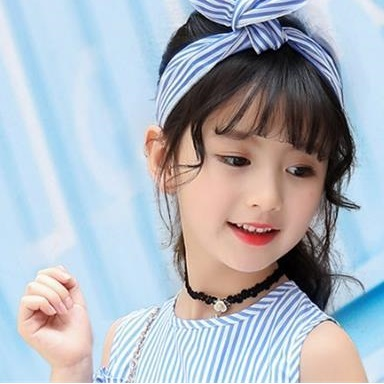
#> input picture exp3/input/girl.jpg, 384 x 384 px, found by its file name; the run also reads 1 picture not shown here
$ python wsvd_batch_test.py
#> lines starting #> are read from the running program, lines starting #| are printed output that depends on the picture; long printed decimals are rounded
### exp3/wsvd.py
from __future__ import annotations

import argparse
import os
from pathlib import Path
from typing import Dict, Tuple

import numpy as np
from PIL import Image
import pywt


def load_rgb_image_float01(path: str | Path) -> np.ndarray:
    """
    加载RGB图像并归一化到[0,1]范围

    Args:
        path: 图像文件路径

    Returns:
        归一化的RGB图像数组，形状为(H, W, 3)，数值范围[0,1]
    """
    path = Path(path)
    img = Image.open(path).convert("RGB")  # 确保是RGB格式
#> img is the input picture: PIL image 384x384 RGB; mean R, G, B 173.4, 180.5, 190.1
    arr = np.asarray(img, dtype=np.float64) / 255.0  # 归一化到[0,1]
    return arr


# [13 lines left out: function save_rgb_image_float01, not called in this run]


def pad_to_square(image: np.ndarray) -> Tuple[np.ndarray, Tuple[int, int]]:
    """
    将图像填充为方阵，便于后续SVD分解

    数学原理：SVD分解通常在方阵上进行效果更好，因此需要将非方形的低频系数矩阵
    通过零填充扩展为方阵。

    Args:
        image: 输入的2D图像数组

    Returns:
        padded: 填充后的方形数组
        (row, col): 原始图像尺寸，用于后续裁剪
    """
    row, col = image.shape
    standard = max(row, col)  # 取较大的维度作为方阵边长
    padded = np.zeros((standard, standard), dtype=image.dtype)

    # 将原图像放置在左上角
    if row <= col:
        padded[:row, :] = image
    else:
        padded[:, :col] = image
    return padded, (row, col)


def wavemarksvd_like(
    data_rgb: np.ndarray,
    alpha: float,
    seed: int,
    wavelet: str,
    level: int,
    ratio: float,
) -> Dict[str, np.ndarray]:
    """
    W-SVD水印嵌入主函数 - 基于小波变换和奇异值分解的数字水印技术

    数学原理：
    1. 小波分解：img -> LL(低频), LH,HL,HH(高频)
    2. SVD分解：CA = U·Σ·V^T (其中CA为低频系数LL)
    3. 正交矩阵替换：用随机正交矩阵替换U,V的部分列
    4. 水印生成：watermark = U_new·diag(σ_tilda)·V_new^T
    5. 嵌入：CA_watermarked = CA + α·watermark

    Args:
        data_rgb: 输入RGB图像，形状(H,W,3)，数值范围[0,1]
        alpha: 水印嵌入强度因子，控制水印可见性与鲁棒性平衡
        seed: 随机种子，确保水印的可重复性
        wavelet: 小波类型，如'db1','haar'等
        level: 小波分解层数，通常为1-3
        ratio: 替换比例，决定替换正交矩阵的列数比例

    Returns:
        包含水印图像和相关参数的字典
    """
#> called with alpha = 0.5, seed = 1234, wavelet = 'db1', level = 1, ratio = 0.8
    # === 步骤1: 载体图像预处理 ===
    data = np.asarray(data_rgb, dtype=np.float64)
    if data.ndim != 3 or data.shape[2] != 3:
        raise ValueError("wavemarksvd_like 期望输入为 RGB 图像（H×W×3）")

    # 选择红色通道作为载体（也可选择其他通道或灰度化）
    datared = data[:, :, 0]  # 提取红色通道
    row, col = datared.shape

    # === 步骤2: 小波分解和低频提取 ===
    # 对原始图像进行小波分解，获取真实的低频系数尺寸（用于最终裁剪）
    coeffs_real = pywt.wavedec2(datared, wavelet, level=level)
#> coeffs_real = 2 items
    CA_real = coeffs_real[0]  # 低频系数LL
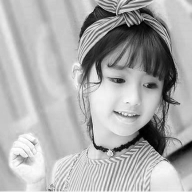
#> CA_real: shape (192, 192) float64; min 0, max 2, mean 1.36; drawn with min black and max white
    real_CA_shape = CA_real.shape  # 记录真实低频系数形状

    # 为确保SVD计算效果，将图像填充为方阵
    new, orig_shape = pad_to_square(datared)
#> orig_shape = (384, 384)

    # 对填充后的方形图像进行小波分解
    coeffs = pywt.wavedec2(new, wavelet, level=level)
#> coeffs = 2 items
    CA = coeffs[0]  # 提取低频系数（LL子带）
    d1, d2 = CA.shape
    if d1 != d2:
        raise RuntimeError(f"最深层 CA 非方阵：shape={CA.shape}")
    d = d1  # 方阵维度

    # === 步骤3: 低频系数归一化 ===
    # 将低频系数归一化到[0,1]范围，便于后续水印嵌入和防止溢出
    CAmin = float(CA.min())
#> CAmin = 0
    CAmax = float(CA.max())
#> CAmax = 2
    eps = 1e-12  # 防止除零
    CA_norm = (CA - CAmin) / (CAmax - CAmin + eps)  # 归一化: [CAmin,CAmax] -> [0,1]

    # === 步骤4: SVD分解 ===
    # 对归一化的低频系数进行奇异值分解: CA_norm = U·Σ·V^T
    U, sigma, Vt = np.linalg.svd(CA_norm, full_matrices=True)
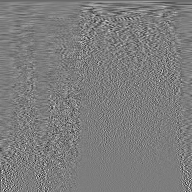
#> Vt: shape (192, 192) float64; min -0.515, max 0.532, mean -0.000398; drawn with min black and max white
#> sigma = 192 values, max 133 at index 0, min 0.000168 at index 191, mean 1.79
    V = Vt.T  # 转置得到V矩阵

    # === 步骤5: 计算替换列数 ===
    # 根据ratio参数确定要替换的正交矩阵列数
    np_cap = int(round(d * ratio))  # 替换列数 = 矩阵维度 × 替换比例
    np_cap = max(1, min(np_cap, d))  # 确保在合理范围[1, d]内

    # === 步骤6: 生成随机正交矩阵 ===
    # 使用固定种子生成伪随机数，确保水印的可重复性
    rng = np.random.RandomState(seed)

    # 生成随机矩阵并通过QR分解得到正交矩阵
    # 数学原理: 任意矩阵A可通过QR分解得到A=Q·R，其中Q为正交矩阵
    M_V = rng.rand(d, np_cap) - 0.5  # 生成[-0.5, 0.5]范围的随机矩阵
    Q_V, _ = np.linalg.qr(M_V)       # QR分解得到正交矩阵Q_V

    M_U = rng.rand(d, np_cap) - 0.5  # 同样生成U对应的随机矩阵
    Q_U, _ = np.linalg.qr(M_U)       # QR分解得到正交矩阵Q_U

    # === 步骤7: 正交矩阵列替换 ===
    # 保存原始U,V矩阵副本，用于后续相关性计算
    U2 = U.copy()
    V2 = V.copy()

    # 用随机生成的正交矩阵列替换原始SVD矩阵的后np_cap列
    # 数学原理: 替换后的矩阵仍保持正交性，但改变了原始的奇异向量结构
    U[:, d - np_cap : d] = Q_U[:, :np_cap]  # 替换U矩阵的后np_cap列
    V[:, d - np_cap : d] = Q_V[:, :np_cap]  # 替换V矩阵的后np_cap列

    # === 步骤8: 生成水印奇异值 ===
    # 生成新的随机奇异值序列
    sigma_rand = rng.rand(d)                    # 生成随机数序列
    sigma_sorted = np.sort(sigma_rand)[::-1]    # 降序排列（符合奇异值特性）
    sigma_tilda = alpha * sigma_sorted          # 乘以嵌入强度因子α

    # === 步骤9: 生成水印模板 ===
    # 使用修改后的正交矩阵和新奇异值重构水印模板
    # 数学公式: watermark = U_new · diag(σ_tilda) · V_new^T
    watermark = U @ np.diag(sigma_tilda) @ V.T
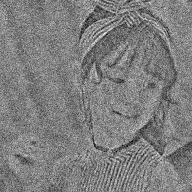
#> watermark: shape (192, 192) float64; min -0.0964, max 0.102, mean 0.00253; drawn with min black and max white

    # === 步骤10: 计算正交矩阵相关性 ===
    # 相关性用于评估水印嵌入对原始矩阵结构的影响程度
    def corr2(a: np.ndarray, b: np.ndarray) -> float:
        """计算两个矩阵的皮尔逊相关系数"""
        a_flat = a.ravel().astype(np.float64)
        b_flat = b.ravel().astype(np.float64)
        if a_flat.size == 0 or b_flat.size == 0:
            return 0.0
        a_mean = a_flat.mean()
#> a_mean = -0.00119
        b_mean = b_flat.mean()
#> b_mean = -0.000382
        a_z = a_flat - a_mean  # 中心化
        b_z = b_flat - b_mean
        denom = float(np.linalg.norm(a_z) * np.linalg.norm(b_z))
#> denom = 192
        if denom == 0.0:
            return 0.0
        return float(np.dot(a_z, b_z) / denom)  # 皮尔逊相关系数

    # 计算修改前后U,V矩阵的相关性
    correlationU = corr2(U, U2)  # U矩阵相关性
#> correlationU = 0.193
    correlationV = corr2(V, V2)  # V矩阵相关性
#> correlationV = 0.201

    # === 步骤11: 水印嵌入 ===
    # 将水印模板叠加到归一化的低频系数上
    CA_tilda_norm = CA_norm + watermark  # 加性水印嵌入
    CA_tilda_norm = np.clip(CA_tilda_norm, 0.0, 1.0)  # 裁剪到[0,1]范围，防止溢出

    # === 步骤12: 反归一化 ===
    # 将嵌入水印后的归一化系数恢复到原始灰度范围
    CA_tilda_real = (CAmax - CAmin) * CA_tilda_norm + CAmin  # [0,1] -> [CAmin,CAmax]

    # 裁剪到真实的低频系数尺寸（去除之前的填充）
    h_ll, w_ll = real_CA_shape
    waterCA = CA_tilda_real[:h_ll, :w_ll]  # 裁剪为原始低频系数尺寸

    # === 步骤13: 生成纯水印图像（可选，用于可视化） ===
    # 使用水印模板和原始高频系数重构纯水印图像
    coeffs_wm = [watermark] + list(coeffs[1:])  # 用水印替换低频，保持高频不变
#> coeffs_wm = 2 items
    watermark2_full = pywt.waverec2(coeffs_wm, wavelet)  # 小波逆变换
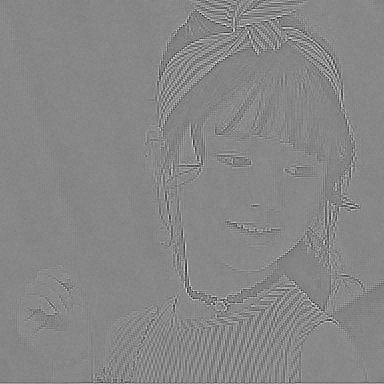
#> watermark2_full: shape (384, 384) float64; min -0.428, max 0.383, mean 0.00127; drawn with min black and max white

    # 裁剪到原始图像尺寸
    r0, c0 = orig_shape
#> r0 = 384; c0 = 384
    if r0 <= c0:
        watermark2 = watermark2_full[:r0, :]
    else:
        watermark2 = watermark2_full[:, :c0]

    # === 步骤14: 重构含水印图像 ===
    # 使用嵌入水印后的低频系数和原始高频系数重构图像
    coeffs_new = [CA_tilda_real] + list(coeffs[1:])  # 替换低频系数
#> coeffs_new = 2 items
    watermarked_padded = pywt.waverec2(coeffs_new, wavelet)  # 小波逆变换重构图像

    # 裁剪到原始图像尺寸
    if r0 <= c0:
        watermarkimage = watermarked_padded[:r0, :]
    else:
        watermarkimage = watermarked_padded[:, :c0]

    # === 步骤15: 生成RGB水印图像 ===
    # 将含水印的单通道图像合成为RGB图像
    watermarkimagergb = data.copy()  # 复制原始RGB数据
    watermarkimagergb[:, :, 0] = watermarkimage  # 替换红色通道

    # === 步骤16: 整理输出信息 ===
    # 收集所有中间结果和参数，便于分析和调试
    info: Dict[str, np.ndarray] = {
        "CA": CA,                                    # 原始低频系数
        "CA_norm": CA_norm,                          # 归一化低频系数
        "CA_tilda_norm": CA_tilda_norm,             # 嵌入水印后的归一化系数
        "CA_tilda_real": CA_tilda_real,             # 反归一化后的含水印系数
        "watermark": watermark,                      # 水印模板
        "waterCA": waterCA,                          # 裁剪后的含水印低频系数
        "watermark2": watermark2,                    # 纯水印图像
        "CAmin": np.array([CAmin]),                 # 低频系数最小值
        "CAmax": np.array([CAmax]),                 # 低频系数最大值
        "U": U,                                      # 修改后的左奇异向量矩阵
        "V": V,                                      # 修改后的右奇异向量矩阵
        "sigma_tilda": sigma_tilda,                 # 水印奇异值
        "correlationU": np.array([correlationU]),   # U矩阵相关性
        "correlationV": np.array([correlationV]),   # V矩阵相关性
        "real_CA_shape": np.array(real_CA_shape),   # 真实低频系数形状
    }

    return {
        "watermarkimagergb": watermarkimagergb,  # 含水印的RGB图像
        "watermarkimage": watermarkimage,        # 含水印的单通道图像
        "waterCA": waterCA,                      # 含水印的低频系数
        "watermark2": watermark2,                # 纯水印图像
        "correlationU": correlationU,            # U矩阵相关性
        "correlationV": correlationV,            # V矩阵相关性
        "info": info,                            # 详细参数信息
    }

# [44 lines left out: functions build_arg_parser, main, not called in this run]


# [2 lines that do not run on import are left out]

### exp3/wsvd_detect.py
from __future__ import annotations

import argparse
from pathlib import Path
from typing import List, Tuple

import numpy as np
import matplotlib.pyplot as plt
from scipy.fft import dctn
import pywt

plt.rcParams["font.sans-serif"] = ["SimHei", "Microsoft YaHei", "SimSun"]
plt.rcParams["axes.unicode_minus"] = False

from wsvd import load_rgb_image_float01, wavemarksvd_like


def normalized_correlation(x: np.ndarray, y: np.ndarray) -> float:
    """
    计算两个矩阵的归一化相关系数

    数学公式: d = (W · W'^T) / (||W|| · ||W'||)

    Args:
        x: 第一个矩阵（如原始水印模板W）
        y: 第二个矩阵（如待测水印模板W'）

    Returns:
        归一化相关系数，范围[-1, 1]，值越接近1表示相似度越高
    """
    x_flat = x.ravel().astype(np.float64)  # 展平为一维数组
    y_flat = y.ravel().astype(np.float64)

    num = float(np.dot(x_flat, y_flat))    # 计算内积 W·W'^T
    denom = float(np.linalg.norm(x_flat) * np.linalg.norm(y_flat))  # 计算模长乘积
    if denom == 0.0:
        return 0.0
    return num / denom  # 归一化相关系数


def compute_watermark_templates(
    cover_rgb: np.ndarray,
    test_rgb: np.ndarray,
    alpha: float,
    seed: int,
    wavelet: str,
    level: int,
    ratio: float,
) -> Tuple[np.ndarray, np.ndarray]:
    """
    计算原始水印模板W和待测水印模板W'

    检测原理：
    1. 从原始封面图像提取低频系数C (realCA)
    2. 重走嵌入步骤得到理论含水印系数A (waterCA)
    3. 从待测图像提取低频系数B (CA_test)
    4. 原始水印模板: W = A - C
    5. 待测水印模板: W' = B - C

    Args:
        cover_rgb: 原始封面RGB图像
        test_rgb: 待检测RGB图像
        alpha, seed, wavelet, level, ratio: 水印嵌入参数

    Returns:
        (realwatermark, testwatermark): 原始水印模板W和待测水印模板W'
    """
    # === 步骤1: 提取红色通道 ===
    cover_r = cover_rgb[:, :, 0]  # 原始封面图像红色通道
    test_r = test_rgb[:, :, 0]    # 待测图像红色通道

    # === 步骤2: 重走嵌入过程获取理论含水印系数A ===
    # 使用相同参数对原始图像进行水印嵌入，获取理论上的含水印低频系数
    embed_result = wavemarksvd_like(
        cover_rgb,
        alpha=alpha,
        seed=seed,
        wavelet=wavelet,
        level=level,
        ratio=ratio,
    )
#> embed_result = 7 items
    waterCA = embed_result["waterCA"]  # 理论含水印低频系数A

    # === 步骤3: 提取待测图像的低频系数B ===
    coeffs_test = pywt.wavedec2(test_r, wavelet, level=level)
#> coeffs_test = 2 items
    CA_test = coeffs_test[0]  # 待测图像低频系数B

    # === 步骤4: 提取原始封面图像的低频系数C ===
    coeffs_real = pywt.wavedec2(cover_r, wavelet, level=level)
#> coeffs_real = 2 items
    realCA = coeffs_real[0]  # 原始封面低频系数C

    # === 步骤5: 计算水印模板 ===
    realwatermark = waterCA - realCA    # 原始水印模板: W = A - C
    testwatermark = CA_test - realCA    # 待测水印模板: W' = B - C
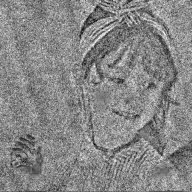
#> testwatermark: shape (192, 192) float64; min -0.0529, max 0.245, mean 0.105; drawn with min black and max white
    return realwatermark, testwatermark


def detect_once(
    cover_path: str | Path,
    test_path: str | Path,
    alpha: float,
    seed: int,
    wavelet: str = "db1",
    level: int = 1,
    ratio: float = 0.8,  # 与嵌入代码保持一致
)-> Tuple[float, float]:
    """
    对单个种子进行水印检测

    检测流程：
    1. 计算原始水印模板W和待测水印模板W'
    2. 计算空域相关性d = corr(W, W')
    3. 计算DCT域相关性d^ = corr(DCT(W), DCT(W'))

    Args:
        cover_path: 原始封面图像路径
        test_path: 待检测图像路径
        alpha: 嵌入强度（需与嵌入时一致）
        seed: 随机种子（需与嵌入时一致）
        wavelet: 小波类型
        level: 小波分解层数
        ratio: 替换比例

    Returns:
        (corr_coef, corr_DCTcoef): 空域相关性和DCT域相关性
    """
    # === 步骤1: 加载图像 ===
    cover_rgb = load_rgb_image_float01(cover_path)  # 原始封面图像
    test_rgb = load_rgb_image_float01(test_path)    # 待检测图像

    # === 步骤2: 计算水印模板 ===
    W, Wp = compute_watermark_templates(
        cover_rgb,
        test_rgb,
        alpha=alpha,
        seed=seed,
        wavelet=wavelet,
        level=level,
        ratio=ratio,
    )

    # === 步骤3: 计算空域相关性d ===
    # 直接计算原始水印模板W和待测水印模板W'的相关性
    corr_coef = normalized_correlation(W, Wp)
#> in normalized_correlation, `num = float(np.dot(x_flat, y_flat))    # 计算内积 W·W'^T`: num = 41.49
#> in normalized_correlation, `denom = float(np.linalg.norm(x_flat) * np.linalg.norm(y_flat))`: denom = 158.7
#> corr_coef = 0.261

    # === 步骤4: 计算DCT域相关性d^ ===
    # 对水印模板进行二维DCT变换
    W_dct = dctn(W, type=2, norm=None)    # 原始水印模板的DCT变换
    Wp_dct = dctn(Wp, type=2, norm=None)  # 待测水印模板的DCT变换

    # 选取DCT变换后的左上角子块（通常32x32或更小）
    h, w = W_dct.shape
    d_block = min(32, max(h, w))  # 子块大小，最大32
    Wb = W_dct[:d_block, :d_block].copy()   # 原始水印DCT子块
    Wpb = Wp_dct[:d_block, :d_block].copy() # 待测水印DCT子块

    # 将DC分量（0,0位置）置零，只考虑AC分量
    Wb[0, 0] = 0.0
#> Wb: shape (32, 32) float64; min -245.5, max 191.8, mean -0.7
    Wpb[0, 0] = 0.0
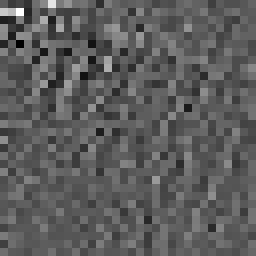
#> Wpb: shape (32, 32) float64 (shown 8 times larger); min -174.1, max 303.7, mean -0.2; drawn with min black and max white

    # 计算DCT域相关性
    corr_DCTcoef = normalized_correlation(Wb, Wpb)
#> corr_DCTcoef = 0.781

    print(f"检测 seed={seed} 的结果：")
    print(f"  小波系数相关性 corr_coef     = {corr_coef:.6f}")
#|   小波系数相关性 corr_coef     = 0.2614
    print(f"  DCT 后小波系数相关性 corr_DCT = {corr_DCTcoef:.6f}")
#|   DCT 后小波系数相关性 corr_DCT = 0.7806
    return corr_coef, corr_DCTcoef


# [177 lines left out: functions scan_seeds, build_arg_parser, main, not called in this run]


# [2 lines that do not run on import are left out]

### exp3/wsvd_batch_test.py
import os
import glob
import matplotlib.pyplot as plt
import numpy as np
from wsvd_detect import detect_once

# ================= 配置区域 =================
# 1. 原始未加水印的封面图路径 (用于提取低频系数C)
COVER_PATH = r"G:\information_hiding\exp3\input\girl.jpg"

# 2. StirMark 输出的攻击图片所在文件夹 (请确保路径无误)
STIRMARK_OUTPUT_DIR = r"G:\information_hiding\exp3\StirMarkBenchmark_4_0_129\Media\Output\Images\Set1"

# 3. 你的含水印文件名的一大半 (用于过滤Set2和Set3的干扰文件)
# 如果你的原图叫 girl_watermarked.bmp，这里就填 "girl_watermarked"
TARGET_FILENAME_PREFIX = "girl_watermarked"

# 4. 原始生成水印时的参数 (必须与嵌入时完全一致)
PARAMS = {
    "alpha": 0.5,
    "seed": 1234,
    "wavelet": "db1",
    "level": 1,
    "ratio": 0.8
}
# ===========================================

def parse_stirmark_filename(filename):
    """
    解析文件名以获取攻击类型和强度
    例如: girl_watermarked_JPEG_70.bmp -> attack="JPEG", strength=70
    """
    name_no_ext = os.path.splitext(filename)[0]

    # 简单的解析逻辑：StirMark通常把参数放在最后
    parts = name_no_ext.split('_')

    # 尝试获取数值参数
    try:
        val = float(parts[-1])
        attack_type = parts[-2] # 例如 JPEG
    except ValueError:
        return "Unknown", 0

    return attack_type, val

def run_batch_test():
    # 获取所有bmp图片
    search_path = os.path.join(STIRMARK_OUTPUT_DIR, "*.bmp")
    all_files = glob.glob(search_path)

    # 过滤掉 Set2 和 Set3 的图片，只保留我们的目标图片
    attack_files = [f for f in all_files if TARGET_FILENAME_PREFIX in os.path.basename(f)]

    if not attack_files:
        print(f"错误：在 {STIRMARK_OUTPUT_DIR} 没有找到包含 '{TARGET_FILENAME_PREFIX}' 的 .bmp 文件。")
        return None

    # 存储结果: {"JPEG": [(30, 0.98), (50, 0.99)], ...}
    results = {}

    print(f"{'File Name':<45} | {'Attack':<15} | {'Val':<5} | {'Corr (Spatial)':<10}")
    print("-" * 90)

    for file_path in attack_files:
        file_name = os.path.basename(file_path)

        # 解析文件名
        attack_type, val = parse_stirmark_filename(file_name)

        # 统一攻击名称 (StirMark的文件命名有时和Log不一样)
        # 比如 Log里是 Test_MedianCut，文件名可能是 MedianCut
        attack_type_upper = attack_type.upper()  # 转换为大写进行匹配
        if "JPEG" in attack_type_upper: attack_group = "JPEG"
        elif "NOISE" in attack_type_upper: attack_group = "Noise"
        elif "MEDIAN" in attack_type_upper: attack_group = "Median"
        else: continue # 跳过其他不相关的攻击

        try:
            # 调用检测函数
            # 注意：这里我们只关心空域相关性 corr_spatial (第一个返回值)
            corr_spatial, _ = detect_once(
                cover_path=COVER_PATH,
                test_path=file_path,
                alpha=PARAMS["alpha"],
                seed=PARAMS["seed"],
                wavelet=PARAMS["wavelet"],
                level=PARAMS["level"],
                ratio=PARAMS["ratio"]
            )
#> corr_spatial = 0.261

            # 记录数据
            if attack_group not in results:
                results[attack_group] = []
            results[attack_group].append((val, abs(corr_spatial))) # 取绝对值，防止反相

            print(f"{file_name:<45} | {attack_group:<15} | {val:<5.1f} | {corr_spatial:.4f}")
#| girl_watermarked_JPEG_100.bmp                 | JPEG            | 100.0 | 0.2614

        except Exception as e:
            print(f"处理出错 {file_name}: {e}")
#> pass 2 of the loop in run_batch_test, `for file_path in attack_files:`:
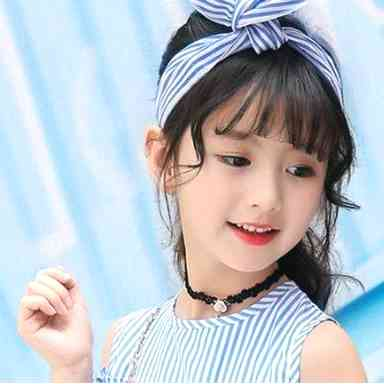
#> input picture exp3/StirMarkBenchmark_4_0_129/Media/Output/Images/Set1/girl_watermarked_JPEG_30.bmp, 384 x 384 px
#> in load_rgb_image_float01, img is the input picture: PIL image 384x384 RGB; mean R, G, B 186.7, 193, 200.2
#> in compute_watermark_templates (call 2), `testwatermark = CA_test - realCA    # 待测水印模板: W' = B - C`:
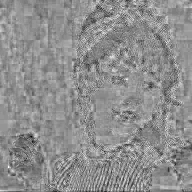
#> testwatermark: shape (192, 192) float64; min -0.18, max 0.327, mean 0.104; drawn with min black and max white
#> corr_coef = 0.181
#> in detect_once (call 2), `Wpb[0, 0] = 0.0`:
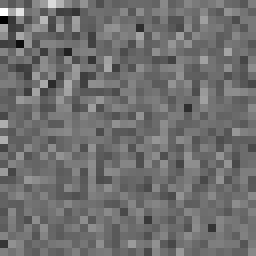
#> Wpb: shape (32, 32) float64 (shown 8 times larger); min -281.7, max 362.8, mean -0.1; drawn with min black and max white
#> corr_DCTcoef = 0.516
#|   小波系数相关性 corr_coef     = 0.1811
#|   DCT 后小波系数相关性 corr_DCT = 0.5163
#> corr_spatial = 0.181
#| girl_watermarked_JPEG_30.bmp                  | JPEG            | 30.0  | 0.1811

    return results

def plot_results(results):
    """绘制鲁棒性曲线"""
    plt.figure(figsize=(18, 5))

    # 设置中文字体（防止乱码，根据你的系统环境调整）
    plt.rcParams['font.sans-serif'] = ['SimHei']
    plt.rcParams['axes.unicode_minus'] = False

    # 1. JPEG 攻击分析
    plt.subplot(1, 3, 1)
    if "JPEG" in results:
        data = sorted(results["JPEG"], key=lambda x: x[0])
        xs, ys = zip(*data)
        plt.plot(xs, ys, 'b-o', linewidth=2)
        plt.title("JPEG 压缩鲁棒性")
        plt.xlabel("压缩质量因子 (Quality Factor)")
        plt.ylabel("检测相关性 (Correlation)")
        plt.grid(True)
        plt.ylim(0, 1.1)

    # 2. 噪声攻击分析
    plt.subplot(1, 3, 2)
    if "Noise" in results:
        data = sorted(results["Noise"], key=lambda x: x[0])
        xs, ys = zip(*data)
        plt.plot(xs, ys, 'r-o', linewidth=2)
        plt.title("加噪攻击鲁棒性")
        plt.xlabel("噪声强度 (Noise Level)")
        plt.ylabel("检测相关性 (Correlation)")
        plt.grid(True)
        plt.ylim(0, 1.1)

    # 3. 中值滤波分析
    plt.subplot(1, 3, 3)
    if "Median" in results:
        data = sorted(results["Median"], key=lambda x: x[0])
        xs, ys = zip(*data)
        plt.plot(xs, ys, 'g-o', linewidth=2)
        plt.title("中值滤波鲁棒性")
        plt.xlabel("滤波窗口大小 (3x3, 5x5...)")
        plt.ylabel("检测相关性 (Correlation)")
        plt.grid(True)
        plt.ylim(0, 1.1)

    plt.tight_layout()
    output_img = r"G:\information_hiding\exp3\output\robustness_report.png"
    plt.savefig(output_img)
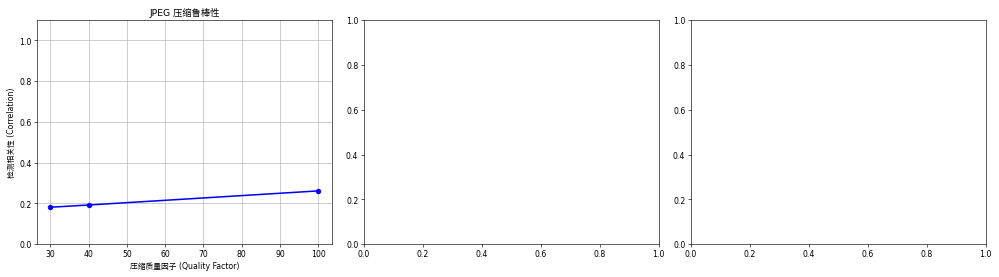
#> figure drawn by matplotlib, 1 panel
    print(f"\n图表已保存至: {output_img}")
    plt.show()

if __name__ == "__main__":
    print("开始 W-SVD 鲁棒性批量测试...")
    data = run_batch_test()
    if data:
        plot_results(data)
    else:
        print("未获取到有效数据，请检查路径设置。")
